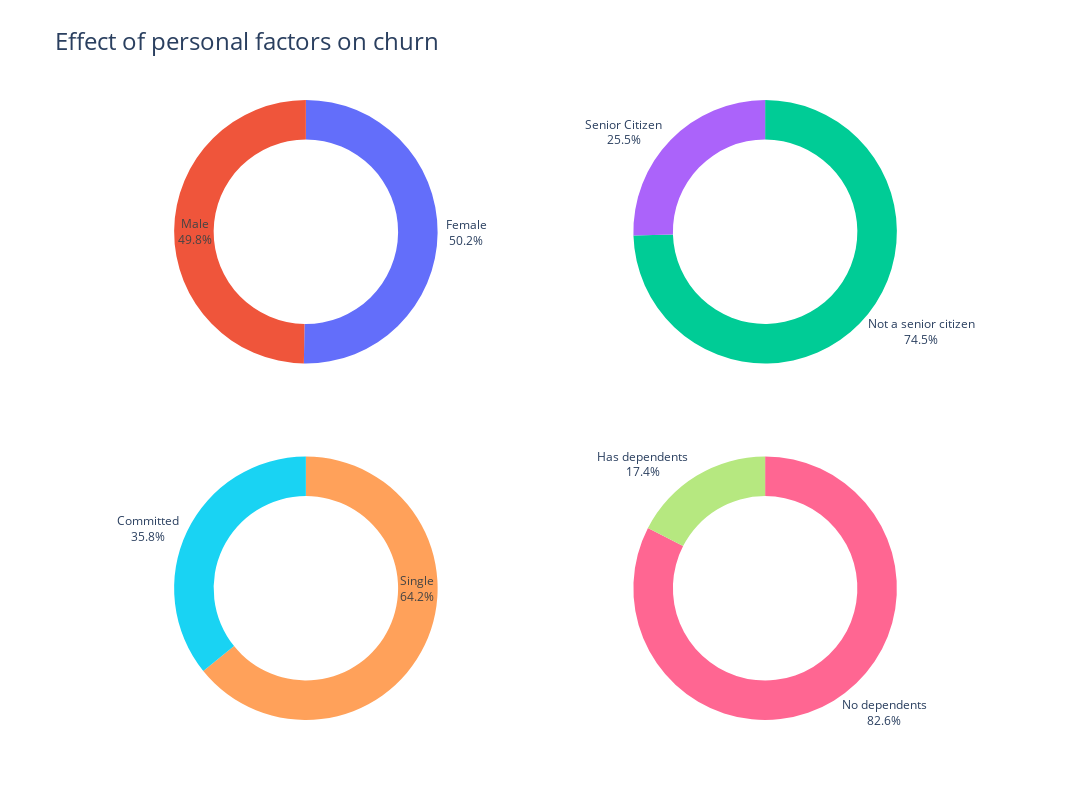

Write notebook code for a chart like this one.
### Markdown cell above
## Personal features

### Code cell
#Getting the values for the pie plot
t=df[df.Churn=="Yes"].gender.size
m=(pd.Series(map(int,df[df.Churn=="Yes"].gender=="Male"))).sum()
f=t-m
l1=['Male','Female']
v1=[m,f]

ts=df[df.Churn=="Yes"].SeniorCitizen.size
s=(pd.Series(map(int,df[df.Churn=="Yes"].SeniorCitizen==1))).sum()
ns=ts-s
l2=['Senior Citizen','Not a senior citizen']
v2=[s,ns]

tp=df[df.Churn=="Yes"].Partner.size
p=(pd.Series(map(int,df[df.Churn=="Yes"].Partner=="Yes"))).sum()
np=tp-p
l3=['Committed','Single']
v3=[p,np]
td=df[df.Churn=="Yes"].Dependents.size
d=(pd.Series(map(int,df[df.Churn=="Yes"].Dependents=="Yes"))).sum()
nd=td-d
l4=['Has dependents','No dependents']
v4=[d,nd]

#Making the figure
fig = make_subplots(rows=2,cols=2, specs = [[{'type':'domain'}, {'type':'domain'}], [{'type':'domain'}, {'type':'domain'}]])

fig.add_trace(go.Pie(labels=l1, values=v1),1,1)
fig.add_trace(go.Pie(labels=l2, values=v2),1,2)
fig.add_trace(go.Pie(labels=l3, values=v3),2,1)
fig.add_trace(go.Pie(labels=l4, values=v4),2,2)

fig.update_traces(hole=0.7, textinfo='label+percent', insidetextorientation='radial', showlegend=False)
fig.update_layout(autosize=False, width=1500, height=800)
fig.update(layout_title_text="Effect of personal factors on churn", layout_title_font_size=24)    
fig.show()

### Figure 1 — Plotly figure (JSON) as saved in the notebook; plotly's stock layout.template omitted (floating-point values rounded to 4 significant figures)
{"data": [{"domain": {"x": [0, 0.45], "y": [0.575, 1]}, "hole": 0.7, "insidetextorientation": "radial", "labels": ["Male", "Female"], "showlegend": false, "textinfo": "label+percent", "type": "pie", "values": [930, 939]}, {"domain": {"x": [0.55, 1], "y": [0.575, 1]}, "hole": 0.7, "insidetextorientation": "radial", "labels": ["Senior Citizen", "Not a senior citizen"], "showlegend": false, "textinfo": "label+percent", "type": "pie", "values": [476, 1393]}, {"domain": {"x": [0, 0.45], "y": [0, 0.425]}, "hole": 0.7, "insidetextorientation": "radial", "labels": ["Committed", "Single"], "showlegend": false, "textinfo": "label+percent", "type": "pie", "values": [669, 1200]}, {"domain": {"x": [0.55, 1], "y": [0, 0.425]}, "hole": 0.7, "insidetextorientation": "radial", "labels": ["Has dependents", "No dependents"], "showlegend": false, "textinfo": "label+percent", "type": "pie", "values": [326, 1543]}], "layout": {"autosize": false, "height": 800, "title": {"font": {"size": 24}, "text": "Effect of personal factors on churn"}, "width": 1500}}
